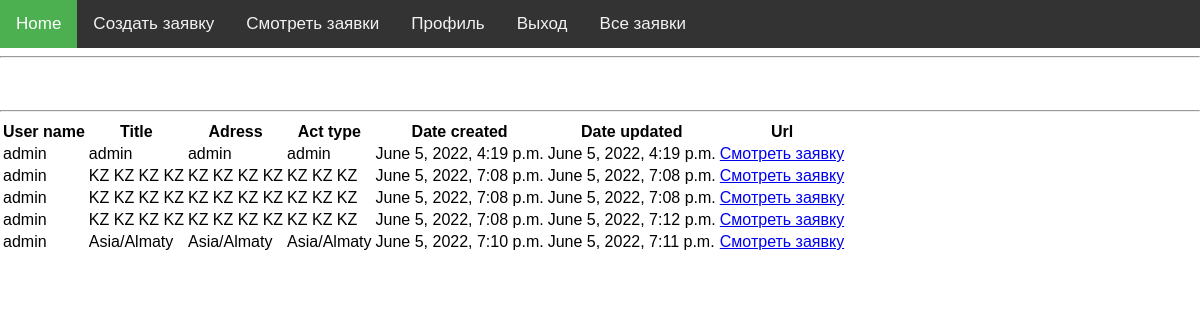
The page /list/ (signed in) on the database as committed earlier.
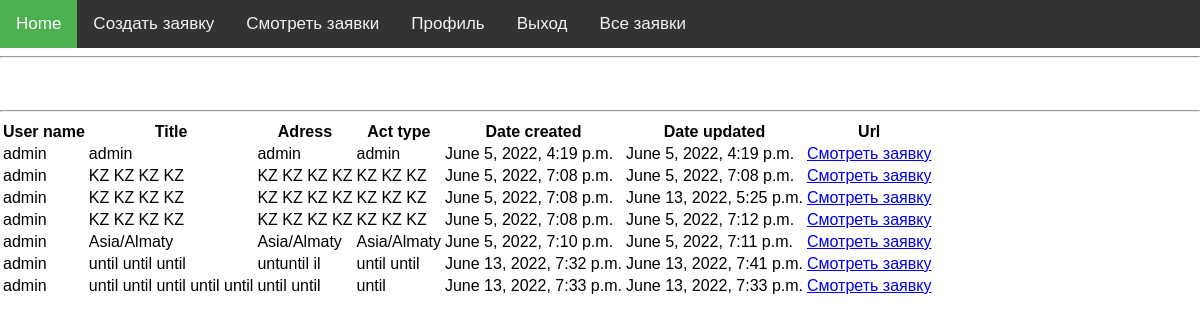
The same page on the database as committed later.
### dispatcher/models.py (models this page shows, shortened)
class Act(models.Model):
    user = models.ForeignKey(settings.AUTH_USER_MODEL, on_delete=models.CASCADE)
    date_created = models.DateTimeField(default=timezone.now, editable=False)
    date_updated = models.DateTimeField(auto_now=True)
    title = models.CharField(max_length=100)
    adress = models.CharField(max_length=200)
    act_type = models.CharField(max_length=20)
    text = models.TextField()
    class ActProcesses(models.TextChoices):
        waiting = 'Ожидание принятия заявки'
        accepted = 'Заявки принята'
        returned = 'Заявка возвращена'
    act_processing = models.CharField(max_length=25, choices=ActProcesses.choices, default=ActProcesses.waiting)
    do_until = models.DateTimeField(null=True)

### dispatcher/views.py (the view)
# urls.py: path('list/',views.act_list, name='act_list'),
@login_required
def act_list(request):
    current_user = request.user
    queryset = Act.objects.filter(user_id=current_user)
    return render(request, 'dispatcher/act_list.html', {'acts':queryset})

### templates/dispatcher/act_list.html (shortened to what this page needs)
<!DOCTYPE html>
{% extends "dispatcher/base.html" %}
    {% block content %}
<br>
<br>
 <hr>
<table>
  <thead>
    <tr>
      <th>User name</th>
      <th>Title</th>
      <th>Adress</th>
      <th>Act type</th>
      <th>Date created</th>
      <th>Date updated</th>
      <th>Url</th>
    </tr>
  </thead>
  <tbody>
    {% for act in acts %}
    <tr>
      <td>{{act.user}}</td>
      <td>{{act.title}}</td>
      <td>{{act.adress}}</td>
      <td>{{act.act_type}}</td>
      <td>{{act.date_created}}</td>
      <td>{{act.date_updated}}</td>
      <td><a href="http://127.0.0.1:8000/act/{{act.id}}">Смотреть заявку</a></td>
    </tr>
    {% endfor %}
  </tbody>
</table>
  {% endblock %}

### templates/dispatcher/base.html (shortened to what this page needs)
<!DOCTYPE html>
{% load static %}
<html>
<head>
</head>
<body>
<div class="topnav">
  <a class="active" href="http://127.0.0.1:8000">Home</a>
  <a href="/act/">Создать заявку</a>
  <a href="/list/">Смотреть заявки</a>
  <a href="/profile/">Профиль</a>
  {% if user.is_authenticated %}<a href="{% url 'dispatcher:logout' %}">Выход</a>
  {% else %}
  <a>Регистрация</a>
  <a href="{% url 'dispatcher:login' %}">Вход</a>
  {% endif %}
  <a href="/dispatcher/list">Все заявки</a>
</div>
<hr>
{% block content %}
{% endblock %}
</body>
</html>

### templates/dispatcher/base.html (style rules this page uses)
body { margin: 0; font-family: Arial, Helvetica, sans-serif; }
.topnav { overflow: hidden; background-color: #333; }
.topnav a { float: left; color: #f2f2f2; text-align: center; padding: 14px 16px; text-decoration: none; font-size: 17px; }
.topnav a.active { background-color: #4CAF50; color: white; }

Rows that differ between the two databases and show on the page:
changed Act: date_updated "June 5, 2022, 7:08 p.m." → "June 13, 2022, 5:25 p.m."
added Act: user "admin", title "until until until", adress "untuntil il", act_type "until until", date_created "June 13, 2022, 7:32 p.m.", date_updated "June 13, 2022, 7:41 p.m."
added Act: user "admin", title "until until until until until", adress "until until", act_type "until", date_created "June 13, 2022, 7:33 p.m.", date_updated "June 13, 2022, 7:33 p.m."
